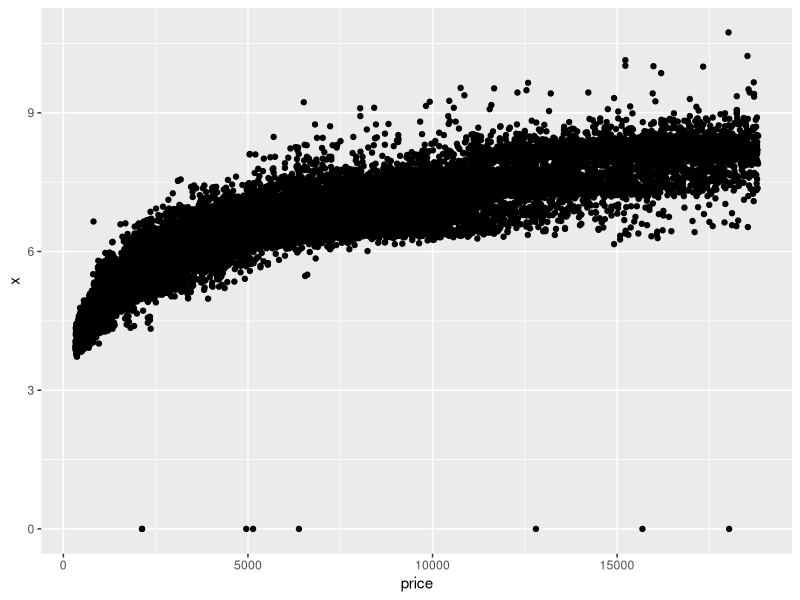
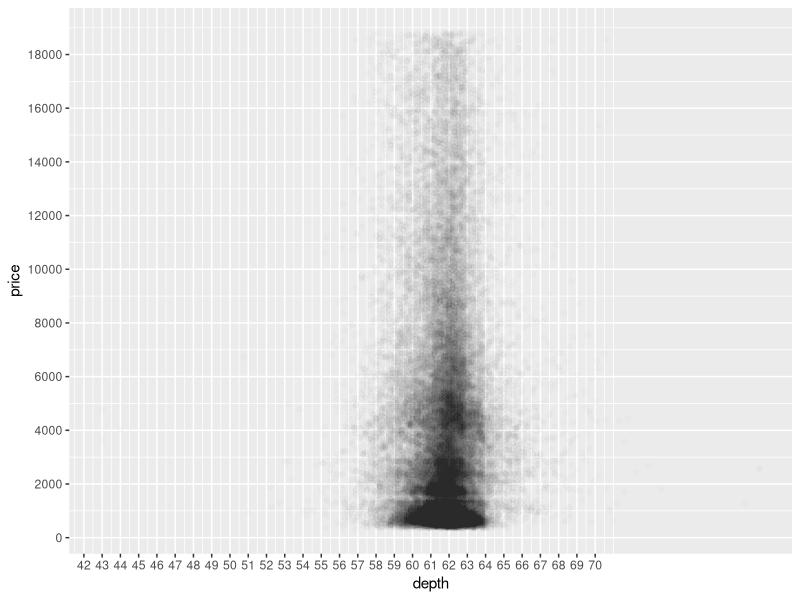
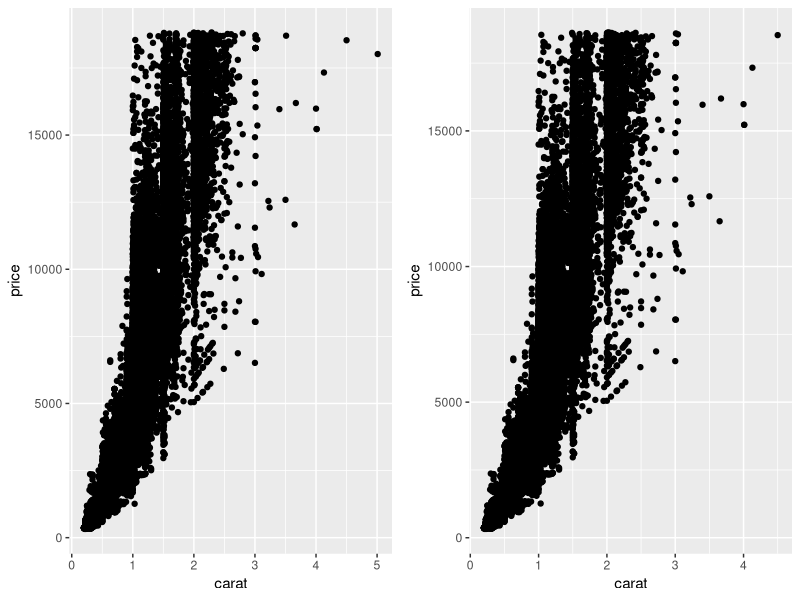
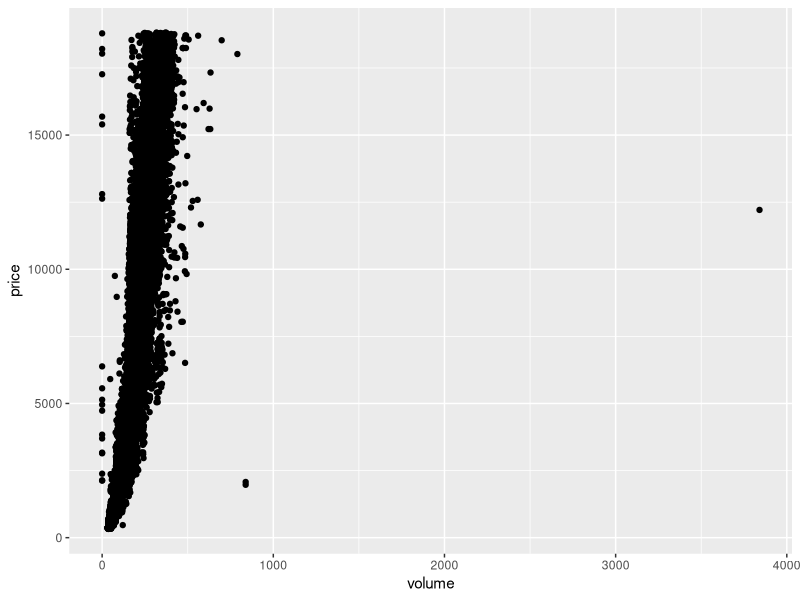
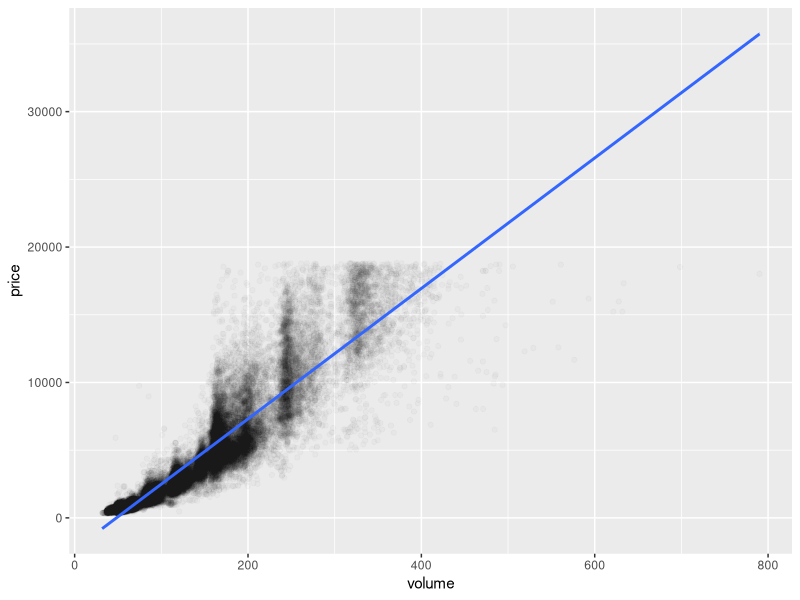

Source code (R) for these figures, in order:
install.packages('ggplot2')
library(ggplot2)
data(diamonds)

# Quiz 1, 2
ggplot(data=diamonds, aes(x=price, y=x)) +
  geom_point()

# Quiz 3
cor.test(diamonds$price, diamonds$x)
cor.test(diamonds$price, diamonds$y)
cor.test(diamonds$price, diamonds$z)

# Quiz 4, 5, 6
ggplot(data=diamonds, aes(y=price, x=depth)) +
  geom_point(alpha= 1/100) +
  scale_y_continuous(breaks = seq(0, 20000, by = 2000)) +
  scale_x_continuous(breaks = seq(40, 70, by = 1))

# Quiz 7
cor.test(diamonds$price, diamonds$depth)

# Quiz 8
p1 <- ggplot(aes(y=price, x=carat), data=diamonds) +
  geom_point()

p2 <- ggplot(aes(y=price, x=carat), data=subset(diamonds, (price <= 18635 & carat <= 4.96))) +
  geom_point()

install.packages('gridExtra')
library(gridExtra)

grid.arrange(p1, p2, ncol=2)

# Quiz 9
diamonds$volume <- diamonds$x*diamonds$y*diamonds$z
ggplot(aes(y=price, x=volume), data=diamonds) +
  geom_point()

# Quiz 10
subset(diamonds, volume == 0)

# Quiz 11: Correlations on Subsets
s_diamonds <- subset(diamonds, volume <= 800 & volume != 0)
cor.test(s_diamonds$price, s_diamonds$volume)

# Quiz 12: Adjustments - price vs. volume
# https://ggplot2.tidyverse.org/reference/geom_smooth.html
ggplot(aes(y=price, x=volume), data=s_diamonds) +
  geom_point(alpha = 1/50) +
  geom_smooth(method = lm)

# Quiz 13: 
# https://rpubs.com/profversaggi/lesson_four_problem_set
install.packages('dplyr')
library(dplyr)
diamondsByClarity <- diamonds %>%
  group_by(clarity) %>%
  summarise(mean_price = mean(price),
            median_price = median(price),
            min_price = min(price),
            max_price = max(price),
            n = n())
